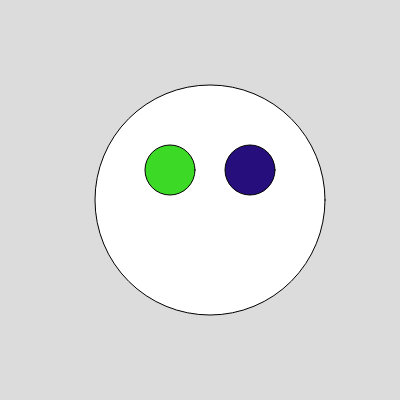
Frame 1 (no input)
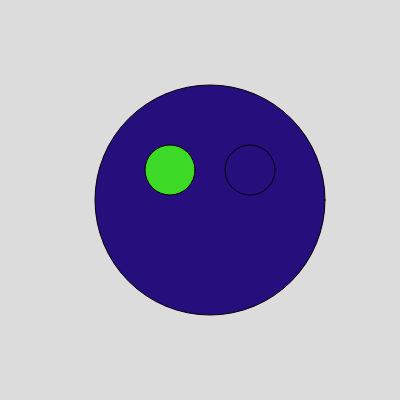
Frame 60 (no input)
Frame 120 (the mouse pressed at the canvas centre since frame 60): identical to frame 60, image omitted

The p5.js sketch that drew these frames (run headless with seeded random() and noise() and a simulated clock; from frame 60 on, the mouse is pressed at the canvas centre):

// p5.js sketch
// ── sketch.js
function setup() {
  createCanvas(400, 400);
}

function draw() {
  background(220);
  ellipse(210,200,230)
  fill(61, 217, 39)
  ellipse(170,170,50)
 fill(38, 14, 125)
  fill(38,14,125)
  ellipse(250,170,50,)
  
}
